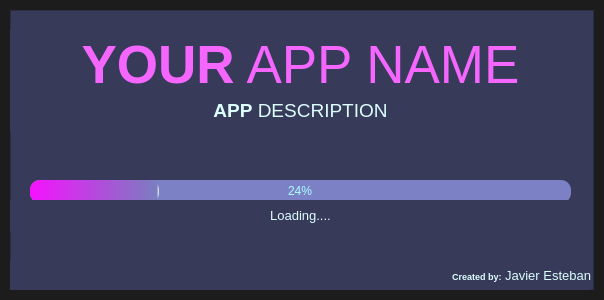
<?xml version="1.0" encoding="UTF-8"?>
<ui version="4.0">
 <class>MainWindow</class>
 <widget class="QMainWindow" name="MainWindow">
  <property name="geometry">
   <rect>
    <x>0</x>
    <y>0</y>
    <width>604</width>
    <height>300</height>
   </rect>
  </property>
  <property name="windowTitle">
   <string>MainWindow</string>
  </property>
  <property name="styleSheet">
   <string notr="true">background:#1c1c1c;</string>
  </property>
  <widget class="QWidget" name="centralwidget">
   <layout class="QVBoxLayout" name="verticalLayout">
    <property name="spacing">
     <number>0</number>
    </property>
    <property name="leftMargin">
     <number>10</number>
    </property>
    <property name="topMargin">
     <number>10</number>
    </property>
    <property name="rightMargin">
     <number>10</number>
    </property>
    <property name="bottomMargin">
     <number>10</number>
    </property>
    <item>
     <widget class="QFrame" name="DropShadowFrame">
      <property name="styleSheet">
       <string notr="true">QFrame {
    background-color:rgb(56, 58, 89);
	color:rgb(216, 246, 255);
}</string>
      </property>
      <property name="frameShape">
       <enum>QFrame::StyledPanel</enum>
      </property>
      <property name="frameShadow">
       <enum>QFrame::Raised</enum>
      </property>
      <widget class="QLabel" name="label_title">
       <property name="geometry">
        <rect>
         <x>0</x>
         <y>20</y>
         <width>581</width>
         <height>71</height>
        </rect>
       </property>
       <property name="font">
        <font>
         <family>Segoe UI</family>
         <pointsize>40</pointsize>
        </font>
       </property>
       <property name="styleSheet">
        <string notr="true">color: rgb(245, 102, 255);</string>
       </property>
       <property name="text">
        <string>&lt;strong&gt;YOUR&lt;/strong&gt; APP NAME</string>
       </property>
       <property name="alignment">
        <set>Qt::AlignCenter</set>
       </property>
      </widget>
      <widget class="QLabel" name="label_Description">
       <property name="geometry">
        <rect>
         <x>0</x>
         <y>80</y>
         <width>581</width>
         <height>41</height>
        </rect>
       </property>
       <property name="font">
        <font>
         <family>Segoe UI</family>
         <pointsize>14</pointsize>
        </font>
       </property>
       <property name="styleSheet">
        <string notr="true">color: rgb(219, 255, 255);</string>
       </property>
       <property name="text">
        <string>&lt;strong&gt;APP&lt;/strong&gt; DESCRIPTION</string>
       </property>
       <property name="alignment">
        <set>Qt::AlignCenter</set>
       </property>
      </widget>
      <widget class="QProgressBar" name="progressBar">
       <property name="geometry">
        <rect>
         <x>20</x>
         <y>170</y>
         <width>541</width>
         <height>23</height>
        </rect>
       </property>
       <property name="styleSheet">
        <string notr="true">QProgressBar {
	
	background-color: rgb(124, 129, 198);
	color: rgb(170, 255, 255);
	border-style:none;
	border-radius:10px;
	text-align:center;
}

QProgressBar::chunk{
	border-radius:10px;
	background-color:qlineargradient(spread:pad, x1:0, y1:0, x2:1, y2:0, stop:0 rgba(245, 18, 255, 255), stop:0.983051 rgba(122, 126, 191, 255), stop:1 rgba(255, 253, 255, 255));
}</string>
       </property>
       <property name="value">
        <number>24</number>
       </property>
      </widget>
      <widget class="QLabel" name="label_loading">
       <property name="geometry">
        <rect>
         <x>0</x>
         <y>190</y>
         <width>581</width>
         <height>31</height>
        </rect>
       </property>
       <property name="font">
        <font>
         <family>Segoe UI</family>
         <pointsize>14</pointsize>
        </font>
       </property>
       <property name="styleSheet">
        <string notr="true">color: rgb(219, 255, 255);</string>
       </property>
       <property name="text">
        <string>&lt;html&gt;&lt;head/&gt;&lt;body&gt;&lt;p&gt;&lt;span style=&quot; font-size:10pt;&quot;&gt;Loading....&lt;/span&gt;&lt;/p&gt;&lt;/body&gt;&lt;/html&gt;</string>
       </property>
       <property name="alignment">
        <set>Qt::AlignCenter</set>
       </property>
      </widget>
      <widget class="QLabel" name="label_credits">
       <property name="geometry">
        <rect>
         <x>0</x>
         <y>250</y>
         <width>581</width>
         <height>31</height>
        </rect>
       </property>
       <property name="font">
        <font>
         <family>Segoe UI</family>
         <pointsize>14</pointsize>
        </font>
       </property>
       <property name="styleSheet">
        <string notr="true">color: rgb(219, 255, 255);</string>
       </property>
       <property name="text">
        <string>&lt;html&gt;&lt;head/&gt;&lt;body&gt;&lt;p&gt;&lt;span style=&quot; font-size:7pt; font-weight:600;&quot;&gt;Created by:&lt;/span&gt;&lt;span style=&quot; font-size:10pt;&quot;&gt; Javier Esteban&lt;/span&gt;&lt;/p&gt;&lt;/body&gt;&lt;/html&gt;</string>
       </property>
       <property name="alignment">
        <set>Qt::AlignRight|Qt::AlignTrailing|Qt::AlignVCenter</set>
       </property>
      </widget>
     </widget>
    </item>
   </layout>
  </widget>
 </widget>
 <resources/>
 <connections/>
</ui>
